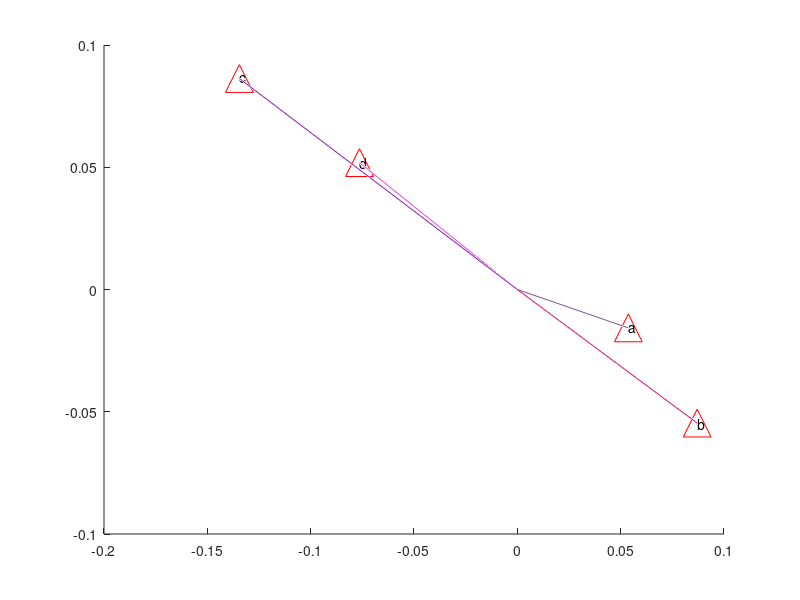

Reproduce this figure in MATLAB.


close all;
clear all;
clc
vector_a=[0.0537 -0.0157 -0.9984];
vector_b=[0.08701 -0.05464 -0.9947];
vector_c=[-0.1345 0.0863 -0.98713];
vector_d=[-0.0764 0.0519 -0.9957];

origin = [0 0 0];

% write the vectors you want to visualize in this matrix (as rows)
vectors=[vector_a;vector_b;vector_c;vector_d];
vector_names={'a','b','c','d'};

hold on

for i=1:1:size(vectors,1)
color=rand(3,1);
mat = [origin;vectors(i,:)];
plot3(mat(:,1),mat(:,2),mat(:,3),"Color",color);
plot3(mat(2,1),mat(2,2),mat(2,3),"r^","MarkerSize",20);
text(mat(2,1),mat(2,2),mat(2,3),vector_names{i});
end
